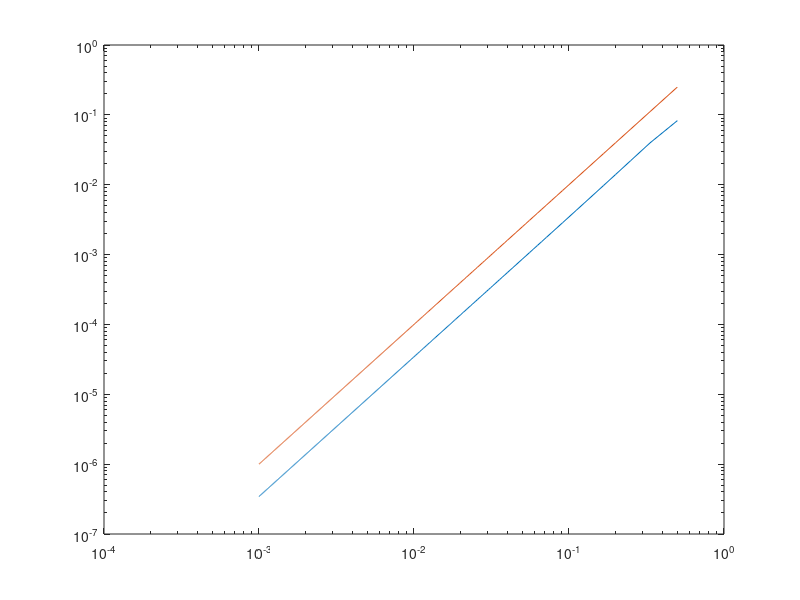

The MATLAB source for this figure:
% for the ode: -u''(x) = f(x), x in [0,1], with homogeneous BCs, empirically confirm that the numerical scheme
% - D+D- u_j = f_j is second order convergent. 

%algorithm 
scaled_error = zeros(1,1000);
for M=1:1000
    h = 1/(M+1);
    xjs = ndgrid(0:h:1);
    xjs = xjs(2:M+1);
    
    f =  ( -2*pi*cos(pi*xjs) + pi^2*xjs.*sin(pi*xjs));
    mOnes = ones(M, 1);

    A = 1/h^2 * (diag(2 * mOnes, 0) - diag(mOnes(1:M-1), -1) - diag(mOnes(1:M-1), 1));
    u = A\f; 
    u_sol = xjs.*sin(pi*xjs);
    
    scaled_error(M) =  sqrt(h)*norm(u - u_sol);
end
M = 1:1000;
h = 1./(M+1);
loglog(h ,scaled_error)
hold on 
loglog(h, (h).^2)











